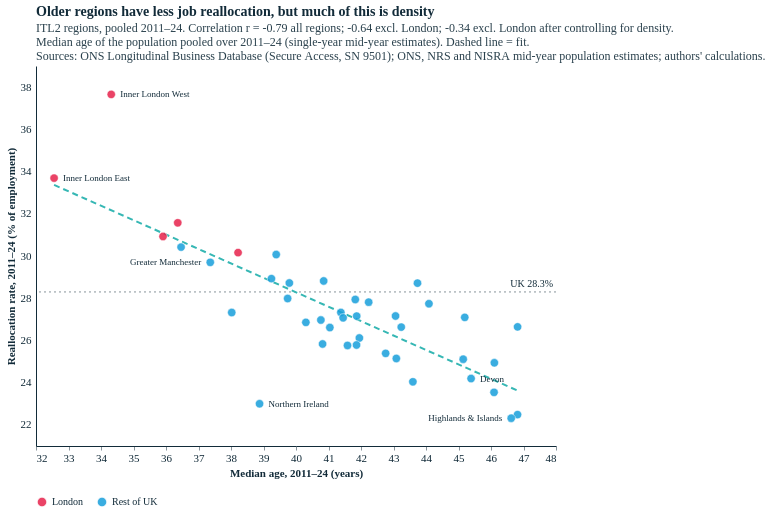

This figure's notebook cell:
### Markdown cell above
## 2. Charts

**(a) Median age:** older regions churn less, but much of this reflects density. **(b) Working-age population growth:** the strongest age-related link, especially with firm entry and exit. **(c) Robustness summary:** how each correlation changes as controls are added.

### Code cell
W, H = 520, 380
uk = 100 * jf[jf.year.between(*MAIN)][["total_jc", "total_jd"]].sum().sum() / jf[jf.year.between(*MAIN)].emp_avg.sum()

def scatter(xcol, xtitle, title, sub, fname, xfmt=".1f", xpad=0.5, step=1.0):
    d = df.copy()
    XS = alt.Scale(domain=[float(np.floor((d[xcol].min() - xpad) / step) * step), float(np.ceil((d[xcol].max() + xpad) / step) * step)], zero=False, nice=False)
    YS = alt.Scale(domain=[float(np.floor(d.realloc.min() - 1)), float(np.ceil(d.realloc.max() + 1))], zero=False, nice=False)
    b = np.polyfit(d[xcol], d.realloc, 1); fx = np.linspace(d[xcol].min(), d[xcol].max(), 2)
    labs = place_labels(d, xcol, "realloc", XS, YS, W, H, max_labels=6, max_len=22)
    ch = alt.layer(
        alt.Chart(pd.DataFrame({"v": [uk]})).mark_rule(strokeDash=[2, 3], color=TXT, opacity=0.5).encode(y=alt.Y("v:Q", scale=YS)),
        alt.Chart(pd.DataFrame({"x": [XS.domain[1]], "y": [uk]})).mark_text(align="right", baseline="bottom", dx=-3, dy=-3, fontSize=10, color=TXT)
           .encode(x=alt.X("x:Q", scale=XS), y=alt.Y("y:Q", scale=YS), text=alt.value(f"UK {uk:.1f}%")),
        alt.Chart(pd.DataFrame({"x": fx, "y": np.polyval(b, fx)})).mark_line(color=ECO["turquoise"], strokeWidth=2, strokeDash=[6, 4])
           .encode(x=alt.X("x:Q", scale=XS), y=alt.Y("y:Q", scale=YS)),
        alt.Chart(d).mark_circle(size=70, opacity=0.85, stroke="white", strokeWidth=0.6).encode(
            x=alt.X(f"{xcol}:Q", scale=XS, title=xtitle), y=alt.Y("realloc:Q", scale=YS, title="Reallocation rate, 2011–24 (% of employment)"),
            color=alt.Color("group:N", scale=alt.Scale(domain=["London", "Rest of UK"], range=[ECO["red"], ECO["blue-light"]]),
                            legend=alt.Legend(title=None, orient="bottom")),
            tooltip=[alt.Tooltip("itl2_name:N", title="Region"), alt.Tooltip(f"{xcol}:Q", format=xfmt, title=xtitle),
                     alt.Tooltip("realloc:Q", format=".1f", title="Reallocation (%)")]),
        *[alt.Chart(labs.iloc[[i]]).mark_text(align=r["align"], dx=r["dx"], fontSize=9, color=TXT)
            .encode(x=alt.X(f"{xcol}:Q", scale=XS), y=alt.Y("realloc:Q", scale=YS), text="short:N") for i, r in labs.iterrows()],
    ).properties(title=alt.Title(title, subtitle=sub + [SOURCE]))
    styles.save(ch, str(FIG), fname, width=W, height=H)
    return ch.properties(width=W, height=H)

c = corr.set_index("measure")
sc_age = scatter("median_age", "Median age, 2011–24 (years)", "Older regions have less job reallocation, but much of this is density",
    [f"ITL2 regions, pooled 2011–24. Correlation r = {c.loc['Median age', 'r all']:.2f} all regions; {c.loc['Median age', 'r excl. London']:.2f} excl. London; "
     f"{c.loc['Median age', 'partial | density']:.2f} excl. London after controlling for density.",
     "Median age of the population pooled over 2011–24 (single-year mid-year estimates). Dashed line = fit."], "reallocation_median_age")
sc_age

### Figure 1 — Vega-Lite specification as saved in the notebook (floating-point values rounded to 4 significant figures)
{"config": {"background": "#fff", "font": "Circular Std", "text": {"color": "#122b39", "font": "Circular Std", "align": "left", "dx": 7, "dy": 0, "fontSize": 11}, "view": {"stroke": null, "continuousWidth": 350, "continuousHeight": 280, "discreteWidth": 400, "discreteHeight": 300}, "bar": {"color": "#179fdb"}, "line": {"color": "#e6224b"}, "rule": {"color": "#122b39"}, "point": {"filled": true, "size": 80, "color": "#e6224b", "opacity": 0.95}, "geoshape": {"stroke": "white", "strokeWidth": 0.3}, "axis": {"labelColor": "#122b39", "labelFontSize": 11, "labelFont": "Circular Std", "tickColor": "#122b39", "tickOpacity": 0.5, "domainColor": "#122b39", "domainOpacity": 1, "gridColor": "#122b39", "gridDash": [2, 2], "gridOpacity": 0.5, "title": null, "titleColor": "#122b39", "tickSize": 4, "grid": false, "domain": true}, "axisXDiscrete": {"grid": false, "labelAngle": 0, "tickCount": 10, "tickOpacity": 0.5, "title": null}, "axisYDiscrete": {"ticks": false, "labelPadding": 5, "grid": false}, "axisXTemporal": {"grid": false, "ticks": true}, "axisXQuantitative": {"grid": false}, "axisYQuantitative": {"gridColor": "#122b39", "gridDash": [1, 5], "gridOpacity": 0.5, "ticks": false, "labelPadding": 5, "tickCount": 8, "grid": false}, "title": {"color": "#122b39", "subtitleColor": "#122b39E6", "font": "Circular Std", "subtitleFont": "Circular Std", "anchor": "start", "frame": "group", "fontSize": 14, "subtitleFontSize": 12, "subtitlePadding": 4, "offset": 0}, "legend": {"titleColor": "#122b39", "labelColor": "#122b39"}}, "layer": [{"data": {"name": "data-d431e7b973d512b772c5f096a23f3eac"}, "mark": {"type": "rule", "color": "#122b39", "opacity": 0.5, "strokeDash": [2, 3]}, "encoding": {"y": {"field": "v", "scale": {"domain": [21.0, 39.0], "nice": false, "zero": false}, "type": "quantitative"}}}, {"data": {"name": "data-66cb9d860a2f203d1352a54ba9401e29"}, "mark": {"type": "text", "align": "right", "baseline": "bottom", "color": "#122b39", "dx": -3, "dy": -3, "fontSize": 10}, "encoding": {"text": {"value": "UK 28.3%"}, "x": {"field": "x", "scale": {"domain": [32.0, 48.0], "nice": false, "zero": false}, "type": "quantitative"}, "y": {"field": "y", "scale": {"domain": [21.0, 39.0], "nice": false, "zero": false}, "type": "quantitative"}}}, {"data": {"name": "data-489805184463ab77cba7dc78e301ae64"}, "mark": {"type": "line", "color": "#36b7b4", "strokeDash": [6, 4], "strokeWidth": 2}, "encoding": {"x": {"field": "x", "scale": {"domain": [32.0, 48.0], "nice": false, "zero": false}, "type": "quantitative"}, "y": {"field": "y", "scale": {"domain": [21.0, 39.0], "nice": false, "zero": false}, "type": "quantitative"}}}, {"data": {"name": "data-9a238fcae539efcbf0242a9037a32c1f"}, "mark": {"type": "circle", "opacity": 0.85, "size": 70, "stroke": "white", "strokeWidth": 0.6}, "encoding": {"color": {"field": "group", "legend": {"orient": "bottom", "title": null}, "scale": {"domain": ["London", "Rest of UK"], "range": ["#e6224b", "#179fdb"]}, "type": "nominal"}, "tooltip": [{"field": "itl2_name", "title": "Region", "type": "nominal"}, {"field": "median_age", "format": ".1f", "title": "Median age, 2011–24 (years)", "type": "quantitative"}, {"field": "realloc", "format": ".1f", "title": "Reallocation (%)", "type": "quantitative"}], "x": {"field": "median_age", "scale": {"domain": [32.0, 48.0], "nice": false, "zero": false}, "title": "Median age, 2011–24 (years)", "type": "quantitative"}, "y": {"field": "realloc", "scale": {"domain": [21.0, 39.0], "nice": false, "zero": false}, "title": "Reallocation rate, 2011–24 (% of employment)", "type": "quantitative"}}}, {"data": {"name": "data-94004904bb21d14d3b1cefa14626dfe3"}, "mark": {"type": "text", "align": "left", "color": "#122b39", "dx": 9.0, "fontSize": 9}, "encoding": {"text": {"field": "short", "type": "nominal"}, "x": {"field": "median_age", "scale": {"domain": [32.0, 48.0], "nice": false, "zero": false}, "type": "quantitative"}, "y": {"field": "realloc", "scale": {"domain": [21.0, 39.0], "nice": false, "zero": false}, "type": "quantitative"}}}, {"data": {"name": "data-bfea119317af4887d0cd5ea05aaeab58"}, "mark": {"type": "text", "align": "left", "color": "#122b39", "dx": 9.0, "fontSize": 9}, "encoding": {"text": {"field": "short", "type": "nominal"}, "x": {"field": "median_age", "scale": {"domain": [32.0, 48.0], "nice": false, "zero": false}, "type": "quantitative"}, "y": {"field": "realloc", "scale": {"domain": [21.0, 39.0], "nice": false, "zero": false}, "type": "quantitative"}}}, {"data": {"name": "data-03f11fb6ef374ac6c933606ea058f5ae"}, "mark": {"type": "text", "align": "right", "color": "#122b39", "dx": -9.0, "fontSize": 9}, "encoding": {"text": {"field": "short", "type": "nominal"}, "x": {"field": "median_age", "scale": {"domain": [32.0, 48.0], "nice": false, "zero": false}, "type": "quantitative"}, "y": {"field": "realloc", "scale": {"domain": [21.0, 39.0], "nice": false, "zero": false}, "type": "quantitative"}}}, {"data": {"name": "data-39334f40e852d33fce454d40c1982022"}, "mark": {"type": "text", "align": "left", "color": "#122b39", "dx": 9.0, "fontSize": 9}, "encoding": {"text": {"field": "short", "type": "nominal"}, "x": {"field": "median_age", "scale": {"domain": [32.0, 48.0], "nice": false, "zero": false}, "type": "quantitative"}, "y": {"field": "realloc", "scale": {"domain": [21.0, 39.0], "nice": false, "zero": false}, "type": "quantitative"}}}, {"data": {"name": "data-8dc0095515d10bc335f65486a54a0cbb"}, "mark": {"type": "text", "align": "left", "color": "#122b39", "dx": 9.0, "fontSize": 9}, "encoding": {"text": {"field": "short", "type": "nominal"}, "x": {"field": "median_age", "scale": {"domain": [32.0, 48.0], "nice": false, "zero": false}, "type": "quantitative"}, "y": {"field": "realloc", "scale": {"domain": [21.0, 39.0], "nice": false, "zero": false}, "type": "quantitative"}}}, {"data": {"name": "data-5a77c17b76caf15a72bdfe31165e5cef"}, "mark": {"type": "text", "align": "right", "color": "#122b39", "dx": -9.0, "fontSize": 9}, "encoding": {"text": {"field": "short", "type": "nominal"}, "x": {"field": "median_age", "scale": {"domain": [32.0, 48.0], "nice": false, "zero": false}, "type": "quantitative"}, "y": {"field": "realloc", "scale": {"domain": [21.0, 39.0], "nice": false, "zero": false}, "type": "quantitative"}}}], "height": 380, "title": {"text": "Older regions have less job reallocation, but much of this is density", "subtitle": ["ITL2 regions, pooled 2011–24. Correlation r = -0.79 all regions; -0.64 excl. London; -0.34 excl. London after controlling for density.", "Median age of the population pooled over 2011–24 (single-year mid-year estimates). Dashed line = fit.", "Sources: ONS Longitudinal Business Database (Secure Access, SN 9501); ONS, NRS and NISRA mid-year population estimates; authors' calculations."]}, "width": 520, "$schema": "https://vega.github.io/schema/vega-lite/v5.20.1.json", "datasets": {"data-d431e7b973d512b772c5f096a23f3eac": [{"v": 28.3}], "data-66cb9d860a2f203d1352a54ba9401e29": [{"x": 48.0, "y": 28.3}], "data-489805184463ab77cba7dc78e301ae64": [{"x": 32.56, "y": 33.37}, {"x": 46.82, "y": 23.62}], "data-9a238fcae539efcbf0242a9037a32c1f": [{"itl2_code": "TLC1", "realloc": 27.81, "net": 0.6537, "entry_exit": 6.829, "incumbent": 20.98, "excess": 27.16, "share_65_plus": 19.57, "share_25_49": 30.78, "median_age": 42.24, "wa_growth": 0.0816, "ageing": 0.9769, "log_pwd": 7.979, "itl2_name": "Tees Valley and Durham", "group": "Rest of UK", "d_realloc": 0.309}, {"itl2_code": "TLC2", "realloc": 26.12, "net": 0.6103, "entry_exit": 5.697, "incumbent": 20.42, "excess": 25.51, "share_65_plus": 19.58, "share_25_49": 31.44, "median_age": 41.95, "wa_growth": 0.05836, "ageing": 0.7424, "log_pwd": 8.238, "itl2_name": "Northumberland, and Tyne and Wear", "group": "Rest of UK", "d_realloc": -4.407}, {"itl2_code": "TLD1", "realloc": 22.49, "net": 0.4467, "entry_exit": 5.106, "incumbent": 17.38, "excess": 22.04, "share_65_plus": 23.43, "share_25_49": 29.11, "median_age": 46.82, "wa_growth": -0.2959, "ageing": 3.041, "log_pwd": 7.533, "itl2_name": "Cumbria", "group": "Rest of UK", "d_realloc": -1.005}, {"itl2_code": "TLD3", "realloc": 29.7, "net": 1.523, "entry_exit": 7.346, "incumbent": 22.35, "excess": 28.18, "share_65_plus": 15.59, "share_25_49": 34.69, "median_age": 37.36, "wa_growth": 0.7105, "ageing": -0.1149, "log_pwd": 8.489, "itl2_name": "Greater Manchester", "group": "Rest of UK", "d_realloc": -1.657}, {"itl2_code": "TLD4", "realloc": 25.78, "net": 0.5856, "entry_exit": 6.351, "incumbent": 19.43, "excess": 25.2, "share_65_plus": 19.58, "share_25_49": 31.02, "median_age": 41.86, "wa_growth": 0.4233, "ageing": 0.815, "log_pwd": 8.155, "itl2_name": "Lancashire", "group": "Rest of UK", "d_realloc": -0.7976}, {"itl2_code": "TLD6", "realloc": 28.71, "net": 1.256, "entry_exit": 6.746, "incumbent": 21.97, "excess": 27.46, "share_65_plus": 20.55, "share_25_49": 31.6, "median_age": 43.74, "wa_growth": 0.4996, "ageing": 1.417, "log_pwd": 7.922, "itl2_name": "Cheshire", "group": "Rest of UK", "d_realloc": 0.01748}, {"itl2_code": "TLD7", "realloc": 28.82, "net": 1.083, "entry_exit": 6.367, "incumbent": 22.45, "excess": 27.73, "share_65_plus": 18.68, "share_25_49": 31.96, "median_age": 40.85, "wa_growth": 0.2305, "ageing": -0.0068, "log_pwd": 8.471, "itl2_name": "Merseyside", "group": "Rest of UK", "d_realloc": 0.4491}, {"itl2_code": "TLE1", "realloc": 25.15, "net": 0.5502, "entry_exit": 5.868, "incumbent": 19.28, "excess": 24.6, "share_65_plus": 20.58, "share_25_49": 30.89, "median_age": 43.09, "wa_growth": -0.0912, "ageing": 1.795, "log_pwd": 8.076, "itl2_name": "East Yorkshire and Northern Lincolnshire", "group": "Rest of UK", "d_realloc": -0.2258}, {"itl2_code": "TLE2", "realloc": 27.09, "net": 0.8567, "entry_exit": 6.313, "incumbent": 20.78, "excess": 26.24, "share_65_plus": 22.5, "share_25_49": 29.33, "median_age": 45.19, "wa_growth": 0.0002586, "ageing": 2.849, "log_pwd": 7.666, "itl2_name": "North Yorkshire", "group": "Rest of UK", "d_realloc": -0.022}, {"itl2_code": "TLE3", "realloc": 27.99, "net": 0.6184, "entry_exit": 6.061, "incumbent": 21.92, "excess": 27.37, "share_65_plus": 17.99, "share_25_49": 32.48, "median_age": 39.74, "wa_growth": 0.2834, "ageing": 0.1361, "log_pwd": 8.152, "itl2_name": "South Yorkshire", "group": "Rest of UK", "d_realloc": -1.053}, {"itl2_code": "TLE4", "realloc": 27.32, "net": 0.999, "entry_exit": 6.464, "incumbent": 20.86, "excess": 26.32, "share_65_plus": 16.27, "share_25_49": 33.59, "median_age": 38.02, "wa_growth": 0.4697, "ageing": 0.8112, "log_pwd": 8.286, "itl2_name": "West Yorkshire", "group": "Rest of UK", "d_realloc": -0.7954}, {"itl2_code": "TLF1", "realloc": 27.32, "net": 0.8044, "entry_exit": 6.086, "incumbent": 21.24, "excess": 26.52, "share_65_plus": 18.95, "share_25_49": 31.91, "median_age": 41.38, "wa_growth": 0.3336, "ageing": 0.8016, "log_pwd": 8.098, "itl2_name": "Derbyshire and Nottinghamshire", "group": "Rest of UK", "d_realloc": -0.6204}, {"itl2_code": "TLF2", "realloc": 28.72, "net": 1.244, "entry_exit": 7.256, "incumbent": 21.47, "excess": 27.48, "share_65_plus": 17.35, "share_25_49": 33.04, "median_age": 39.8, "wa_growth": 0.9454, "ageing": 0.6098, "log_pwd": 8.234, "itl2_name": "Leicestershire, Rutland and Northamptonshire", "group": "Rest of UK", "d_realloc": 2.533}, {"itl2_code": "TLF3", "realloc": 25.11, "net": 0.5772, "entry_exit": 6.073, "incumbent": 19.04, "excess": 24.53, "share_65_plus": 22.91, "share_25_49": 29.33, "median_age": 45.14, "wa_growth": 0.4415, "ageing": 1.621, "log_pwd": 7.499, "itl2_name": "Lincolnshire", "group": "Rest of UK", "d_realloc": -1.98}, {"itl2_code": "TLG1", "realloc": 27.74, "net": 1.128, "entry_exit": 7.882, "incumbent": 19.86, "excess": 26.61, "share_65_plus": 21.54, "share_25_49": 30.95, "median_age": 44.09, "wa_growth": 0.4775, "ageing": 1.339, "log_pwd": 7.781, "itl2_name": "Herefordshire, Worcestershire and Warwickshire", "group": "Rest of UK", "d_realloc": 1.453}, {"itl2_code": "TLG2", "realloc": 26.63, "net": 0.8319, "entry_exit": 6.192, "incumbent": 20.44, "excess": 25.8, "share_65_plus": 20.63, "share_25_49": 31.08, "median_age": 43.24, "wa_growth": 0.224, "ageing": 1.522, "log_pwd": 7.852, "itl2_name": "Shropshire and Staffordshire", "group": "Rest of UK", "d_realloc": -1.822}, {"itl2_code": "TLG3", "realloc": 30.42, "net": 1.249, "entry_exit": 7.246, "incumbent": 23.18, "excess": 29.17, "share_65_plus": 15.52, "share_25_49": 33.73, "median_age": 36.46, "wa_growth": 0.7916, "ageing": 0.261, "log_pwd": 8.585, "itl2_name": "West Midlands", "group": "Rest of UK", "d_realloc": 0.1225}, {"itl2_code": "TLH1", "realloc": 25.39, "net": 1.095, "entry_exit": 5.927, "incumbent": 19.46, "excess": 24.29, "share_65_plus": 21.18, "share_25_49": 31.54, "median_age": 42.76, "wa_growth": 0.5137, "ageing": 1.506, "log_pwd": 7.759, "itl2_name": "East Anglia", "group": "Rest of UK", "d_realloc": -0.3041}, {"itl2_code": "TLH2", "realloc": 30.07, "net": 1.407, "entry_exit": 8.311, "incumbent": 21.76, "excess": 28.66, "share_65_plus": 16.27, "share_25_49": 34.78, "median_age": 39.39, "wa_growth": 0.843, "ageing": 0.941, "log_pwd": 8.269, "itl2_name": "Bedfordshire and Hertfordshire", "group": "Rest of UK", "d_realloc": -1.313}, {"itl2_code": "TLH3", "realloc": 27.94, "net": 0.7254, "entry_exit": 7.393, "incumbent": 20.55, "excess": 27.22, "share_65_plus": 19.48, "share_25_49": 32.39, "median_age": 41.82, "wa_growth": 0.5415, "ageing": 0.5341, "log_pwd": 8.139, "itl2_name": "Essex", "group": "Rest of UK", "d_realloc": -3.228}, {"itl2_code": "TLI3", "realloc": 37.65, "net": 2.851, "entry_exit": 10.76, "incumbent": 26.89, "excess": 34.8, "share_65_plus": 10.96, "share_25_49": 45.96, "median_age": 34.32, "wa_growth": 0.3193, "ageing": 0.9377, "log_pwd": 9.573, "itl2_name": "Inner London - West", "group": "London", "d_realloc": -1.2}, {"itl2_code": "TLI4", "realloc": 33.69, "net": 2.784, "entry_exit": 8.954, "incumbent": 24.74, "excess": 30.91, "share_65_plus": 8.02, "share_25_49": 46.57, "median_age": 32.56, "wa_growth": 1.131, "ageing": 1.792, "log_pwd": 9.603, "itl2_name": "Inner London - East", "group": "London", "d_realloc": -1.159}, {"itl2_code": "TLI5", "realloc": 30.93, "net": 1.9, "entry_exit": 9.682, "incumbent": 21.24, "excess": 29.03, "share_65_plus": 12.78, "share_25_49": 37.95, "median_age": 35.91, "wa_growth": 1.062, "ageing": 1.882, "log_pwd": 9.017, "itl2_name": "Outer London - East and North East", "group": "London", "d_realloc": -1.311}, {"itl2_code": "TLI6", "realloc": 30.16, "net": 0.8021, "entry_exit": 8.78, "incumbent": 21.38, "excess": 29.36, "share_65_plus": 14.5, "share_25_49": 37.61, "median_age": 38.22, "wa_growth": 0.634, "ageing": 2.245, "log_pwd": 8.836, "itl2_name": "Outer London - South", "group": "London", "d_realloc": -2.06}, {"itl2_code": "TLI7", "realloc": 31.57, "net": 1.539, "entry_exit": 9.225, "incumbent": 22.35, "excess": 30.03, "share_65_plus": 12.9, "share_25_49": 39.15, "median_age": 36.36, "wa_growth": 0.9638, "ageing": 2.634, "log_pwd": 8.968, "itl2_name": "Outer London - West and North West", "group": "London", "d_realloc": -0.9492}, {"itl2_code": "TLJ1", "realloc": 28.93, "net": 1.351, "entry_exit": 7.17, "incumbent": 21.76, "excess": 27.58, "share_65_plus": 16.15, "share_25_49": 34.92, "median_age": 39.24, "wa_growth": 0.944, "ageing": 1.537, "log_pwd": 8.11, "itl2_name": "Berkshire, Buckinghamshire and Oxfordshire", "group": "Rest of UK", "d_realloc": -1.846}, {"itl2_code": "TLJ2", "realloc": 27.16, "net": 0.7531, "entry_exit": 7.211, "incumbent": 19.95, "excess": 26.4, "share_65_plus": 20.52, "share_25_49": 31.81, "median_age": 43.06, "wa_growth": 0.4902, "ageing": 1.621, "log_pwd": 8.181, "itl2_name": "Surrey, East and West Sussex", "group": "Rest of UK", "d_realloc": -1.324}, {"itl2_code": "TLJ3", "realloc": 27.15, "net": 0.5221, "entry_exit": 6.368, "incumbent": 20.78, "excess": 26.63, "share_65_plus": 19.82, "share_25_49": 31.82, "median_age": 41.87, "wa_growth": 0.323, "ageing": 1.715, "log_pwd": 8.276, "itl2_name": "Hampshire and Isle of Wight", "group": "Rest of UK", "d_realloc": -0.4575}, {"itl2_code": "TLJ4", "realloc": 27.07, "net": 0.9692, "entry_exit": 6.738, "incumbent": 20.33, "excess": 26.1, "share_65_plus": 19.2, "share_25_49": 31.86, "median_age": 41.45, "wa_growth": 0.5592, "ageing": 0.9674, "log_pwd": 8.156, "itl2_name": "Kent", "group": "Rest of UK", "d_realloc": -1.089}, {"itl2_code": "TLK1", "realloc": 26.97, "net": 0.9488, "entry_exit": 5.914, "incumbent": 21.05, "excess": 26.02, "share_65_plus": 18.73, "share_25_49": 32.98, "median_age": 40.77, "wa_growth": 0.7841, "ageing": 0.4889, "log_pwd": 8.187, "itl2_name": "Gloucestershire, Wiltshire and Bath/Bristol area", "group": "Rest of UK", "d_realloc": -1.487}, {"itl2_code": "TLK2", "realloc": 24.94, "net": 0.5716, "entry_exit": 6.045, "incumbent": 18.9, "excess": 24.37, "share_65_plus": 24.36, "share_25_49": 28.9, "median_age": 46.1, "wa_growth": 0.2484, "ageing": 2.476, "log_pwd": 7.938, "itl2_name": "Dorset and Somerset", "group": "Rest of UK", "d_realloc": 0.09294}, {"itl2_code": "TLK3", "realloc": 26.64, "net": 1.108, "entry_exit": 6.611, "incumbent": 20.03, "excess": 25.54, "share_65_plus": 24.43, "share_25_49": 28.13, "median_age": 46.82, "wa_growth": 0.2354, "ageing": 2.831, "log_pwd": 7.38, "itl2_name": "Cornwall and Isles of Scilly", "group": "Rest of UK", "d_realloc": 1.157}, {"itl2_code": "TLK4", "realloc": 24.19, "net": 0.5051, "entry_exit": 5.967, "incumbent": 18.23, "excess": 23.69, "share_65_plus": 23.58, "share_25_49": 28.68, "median_age": 45.39, "wa_growth": 0.4445, "ageing": 1.655, "log_pwd": 8.0, "itl2_name": "Devon", "group": "Rest of UK", "d_realloc": -0.4632}, {"itl2_code": "TLL1", "realloc": 24.04, "net": 0.5282, "entry_exit": 5.663, "incumbent": 18.38, "excess": 23.51, "share_65_plus": 21.5, "share_25_49": 29.87, "median_age": 43.6, "wa_growth": -0.1794, "ageing": 1.858, "log_pwd": 7.444, "itl2_name": "West Wales and The Valleys", "group": "Rest of UK", "d_realloc": 0.2969}, {"itl2_code": "TLL2", "realloc": 25.83, "net": 0.8491, "entry_exit": 5.44, "incumbent": 20.39, "excess": 24.98, "share_65_plus": 19.01, "share_25_49": 31.86, "median_age": 40.82, "wa_growth": 0.2847, "ageing": 1.083, "log_pwd": 8.088, "itl2_name": "East Wales", "group": "Rest of UK", "d_realloc": 0.2632}, {"itl2_code": "TLM5", "realloc": 26.61, "net": -0.164, "entry_exit": 5.582, "incumbent": 21.03, "excess": 26.45, "share_65_plus": 17.69, "share_25_49": 33.96, "median_age": 41.04, "wa_growth": -0.2369, "ageing": 2.497, "log_pwd": 8.084, "itl2_name": "North Eastern Scotland", "group": "Rest of UK", "d_realloc": -1.049}, {"itl2_code": "TLM6", "realloc": 22.32, "net": 0.1907, "entry_exit": 4.937, "incumbent": 17.38, "excess": 22.13, "share_65_plus": 22.47, "share_25_49": 29.43, "median_age": 46.62, "wa_growth": -0.3979, "ageing": 4.378, "log_pwd": 7.341, "itl2_name": "Highlands and Islands", "group": "Rest of UK", "d_realloc": 0.9535}, {"itl2_code": "TLM7", "realloc": 25.76, "net": 0.7032, "entry_exit": 5.337, "incumbent": 20.43, "excess": 25.06, "share_65_plus": 18.57, "share_25_49": 32.96, "median_age": 41.58, "wa_growth": 0.2295, "ageing": 1.486, "log_pwd": 8.392, "itl2_name": "Eastern Scotland", "group": "Rest of UK", "d_realloc": -4.105}, {"itl2_code": "TLM8", "realloc": 26.86, "net": 0.5599, "entry_exit": 5.502, "incumbent": 21.36, "excess": 26.3, "share_65_plus": 16.84, "share_25_49": 34.26, "median_age": 40.3, "wa_growth": 0.3052, "ageing": 0.3113, "log_pwd": 8.56, "itl2_name": "West Central Scotland", "group": "Rest of UK", "d_realloc": -0.3322}, {"itl2_code": "TLM9", "realloc": 23.54, "net": 0.06628, "entry_exit": 5.222, "incumbent": 18.32, "excess": 23.48, "share_65_plus": 21.93, "share_25_49": 29.58, "median_age": 46.09, "wa_growth": -0.3848, "ageing": 3.399, "log_pwd": 7.977, "itl2_name": "Southern Scotland", "group": "Rest of UK", "d_realloc": -0.8474}, {"itl2_code": "TLN0", "realloc": 23.0, "net": 0.3307, "entry_exit": 4.832, "incumbent": 18.17, "excess": 22.67, "share_65_plus": 16.4, "share_25_49": 33.06, "median_age": 38.88, "wa_growth": 0.1709, "ageing": 2.959, "log_pwd": 8.019, "itl2_name": "Northern Ireland", "group": "Rest of UK", "d_realloc": -4.86}], "data-94004904bb21d14d3b1cefa14626dfe3": [{"itl2_code": "TLI3", "realloc": 37.65, "net": 2.851, "entry_exit": 10.76, "incumbent": 26.89, "excess": 34.8, "share_65_plus": 10.96, "share_25_49": 45.96, "median_age": 34.32, "wa_growth": 0.3193, "ageing": 0.9377, "log_pwd": 9.573, "itl2_name": "Inner London - West", "group": "London", "d_realloc": -1.2, "px": 75.25, "py": 28.4, "short": "Inner London West", "rad": 4.0, "prio": 14.04, "align": "left", "dx": 9.0}], "data-bfea119317af4887d0cd5ea05aaeab58": [{"itl2_code": "TLI4", "realloc": 33.69, "net": 2.784, "entry_exit": 8.954, "incumbent": 24.74, "excess": 30.91, "share_65_plus": 8.02, "share_25_49": 46.57, "median_age": 32.56, "wa_growth": 1.131, "ageing": 1.792, "log_pwd": 9.603, "itl2_name": "Inner London - East", "group": "London", "d_realloc": -1.159, "px": 18.09, "py": 112.1, "short": "Inner London East", "rad": 4.0, "prio": 13.34, "align": "left", "dx": 9.0}], "data-03f11fb6ef374ac6c933606ea058f5ae": [{"itl2_code": "TLM6", "realloc": 22.32, "net": 0.1907, "entry_exit": 4.937, "incumbent": 17.38, "excess": 22.13, "share_65_plus": 22.47, "share_25_49": 29.43, "median_age": 46.62, "wa_growth": -0.3979, "ageing": 4.378, "log_pwd": 7.341, "itl2_name": "Highlands and Islands", "group": "Rest of UK", "d_realloc": 0.9535, "px": 475.2, "py": 352.2, "short": "Highlands & Islands", "rad": 4.0, "prio": 2.286, "align": "right", "dx": -9.0}], "data-39334f40e852d33fce454d40c1982022": [{"itl2_code": "TLN0", "realloc": 23.0, "net": 0.3307, "entry_exit": 4.832, "incumbent": 18.17, "excess": 22.67, "share_65_plus": 16.4, "share_25_49": 33.06, "median_age": 38.88, "wa_growth": 0.1709, "ageing": 2.959, "log_pwd": 8.019, "itl2_name": "Northern Ireland", "group": "Rest of UK", "d_realloc": -4.86, "px": 223.5, "py": 337.7, "short": "Northern Ireland", "rad": 4.0, "prio": 1.637, "align": "left", "dx": 9.0}], "data-8dc0095515d10bc335f65486a54a0cbb": [{"itl2_code": "TLK4", "realloc": 24.19, "net": 0.5051, "entry_exit": 5.967, "incumbent": 18.23, "excess": 23.69, "share_65_plus": 23.58, "share_25_49": 28.68, "median_age": 45.39, "wa_growth": 0.4445, "ageing": 1.655, "log_pwd": 8.0, "itl2_name": "Devon", "group": "Rest of UK", "d_realloc": -0.4632, "px": 435.1, "py": 312.6, "short": "Devon", "rad": 4.0, "prio": 1.582, "align": "left", "dx": 9.0}], "data-5a77c17b76caf15a72bdfe31165e5cef": [{"itl2_code": "TLD3", "realloc": 29.7, "net": 1.523, "entry_exit": 7.346, "incumbent": 22.35, "excess": 28.18, "share_65_plus": 15.59, "share_25_49": 34.69, "median_age": 37.36, "wa_growth": 0.7105, "ageing": -0.1149, "log_pwd": 8.489, "itl2_name": "Greater Manchester", "group": "Rest of UK", "d_realloc": -1.657, "px": 174.3, "py": 196.3, "short": "Greater Manchester", "rad": 4.0, "prio": 1.409, "align": "right", "dx": -9.0}]}}
